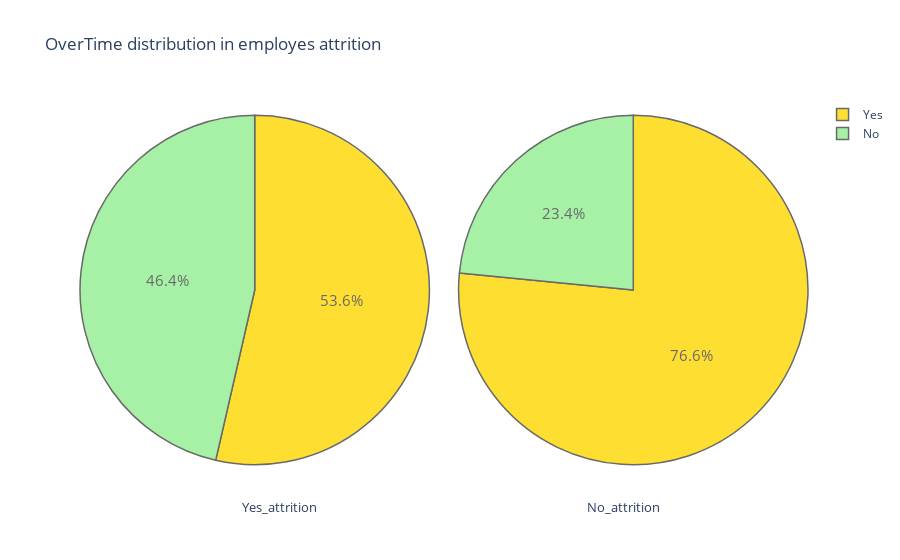
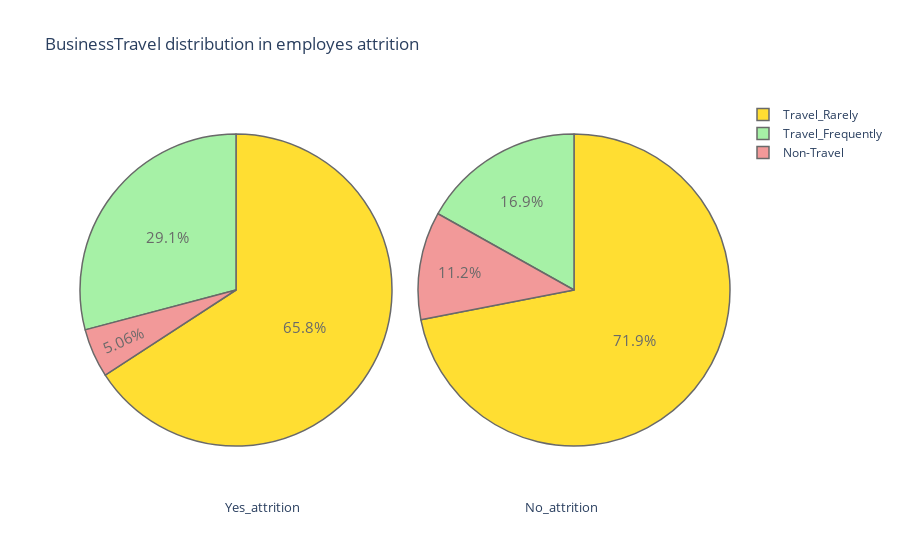
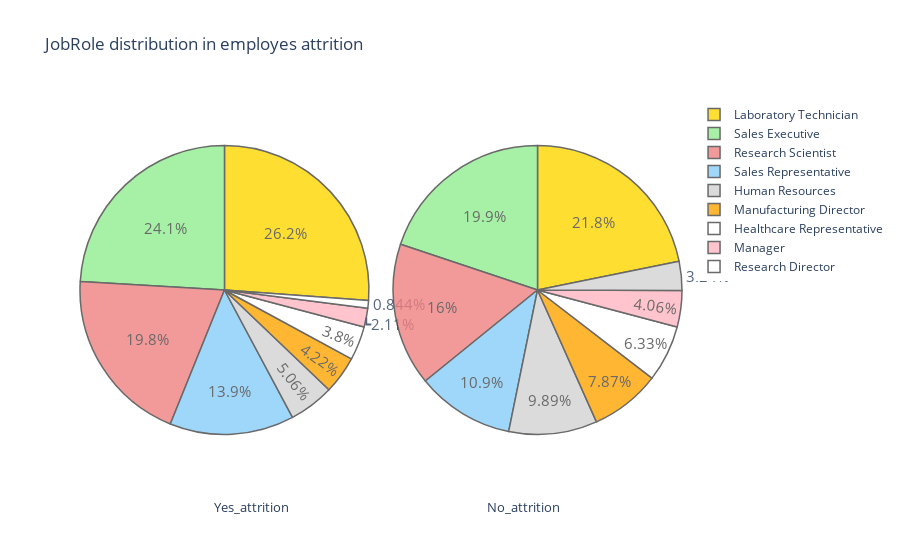
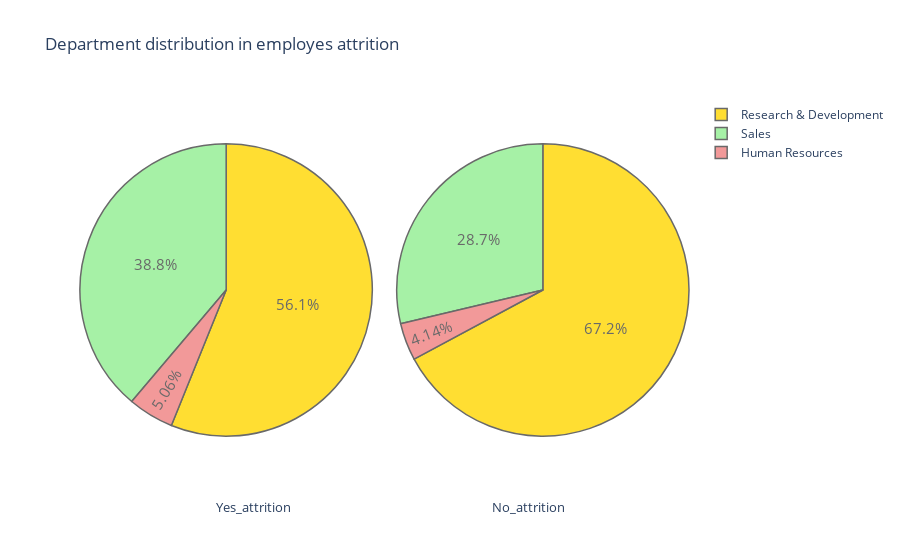

These figures' notebook cell, in order:
### Code cell
plot_pie('OverTime')
plot_pie('BusinessTravel')
plot_pie('JobRole')
plot_pie('Department') 
plot_pie('MaritalStatus') 
plot_pie('EducationField') 
plot_pie('Education') 
plot_pie('EnvironmentSatisfaction')
plot_pie('JobInvolvement')
plot_pie('JobLevel')
plot_pie('JobSatisfaction')
plot_pie('PerformanceRating')
plot_pie('RelationshipSatisfaction')
plot_pie('StockOptionLevel')
plot_pie('WorkLifeBalance')

### Figure 1 — Plotly figure (JSON) as saved in the notebook; plotly's stock layout.template omitted (floating-point values rounded to 4 significant figures)
{"data": [{"domain": {"x": [0, 0.48]}, "hoverinfo": "label+percent+name", "labels": ["Yes", "No"], "marker": {"colors": ["gold", "lightgreen", "lightcoral", "lightskyblue", "lightgrey", "orange", "white", "lightpink"], "line": {"width": 1.5}}, "name": "attrition employes", "opacity": 0.8, "textfont": {"size": 15}, "type": "pie", "values": [127, 110]}, {"domain": {"x": [0.52, 1]}, "hoverinfo": "label+percent+name", "labels": ["No", "Yes"], "marker": {"colors": ["gold", "lightgreen", "lightcoral", "lightskyblue", "lightgrey", "orange", "white", "lightpink"], "line": {"width": 1.5}}, "name": "Non attrition employes", "opacity": 0.8, "textfont": {"size": 15}, "type": "pie", "values": [944, 289]}], "layout": {"annotations": [{"font": {"size": 13}, "showarrow": false, "text": "Yes_attrition", "x": 0.22, "y": -0.1}, {"font": {"size": 13}, "showarrow": false, "text": "No_attrition", "x": 0.8, "y": -0.1}], "title": {"text": "OverTime distribution in employes attrition "}}}

### Figure 2 — Plotly figure (JSON) as saved in the notebook; plotly's stock layout.template omitted (floating-point values rounded to 4 significant figures)
{"data": [{"domain": {"x": [0, 0.48]}, "hoverinfo": "label+percent+name", "labels": ["Travel_Rarely", "Travel_Frequently", "Non-Travel"], "marker": {"colors": ["gold", "lightgreen", "lightcoral", "lightskyblue", "lightgrey", "orange", "white", "lightpink"], "line": {"width": 1.5}}, "name": "attrition employes", "opacity": 0.8, "textfont": {"size": 15}, "type": "pie", "values": [156, 69, 12]}, {"domain": {"x": [0.52, 1]}, "hoverinfo": "label+percent+name", "labels": ["Travel_Rarely", "Travel_Frequently", "Non-Travel"], "marker": {"colors": ["gold", "lightgreen", "lightcoral", "lightskyblue", "lightgrey", "orange", "white", "lightpink"], "line": {"width": 1.5}}, "name": "Non attrition employes", "opacity": 0.8, "textfont": {"size": 15}, "type": "pie", "values": [887, 208, 138]}], "layout": {"annotations": [{"font": {"size": 13}, "showarrow": false, "text": "Yes_attrition", "x": 0.22, "y": -0.1}, {"font": {"size": 13}, "showarrow": false, "text": "No_attrition", "x": 0.8, "y": -0.1}], "title": {"text": "BusinessTravel distribution in employes attrition "}}}

### Figure 3 — Plotly figure (JSON) as saved in the notebook; plotly's stock layout.template omitted (floating-point values rounded to 4 significant figures)
{"data": [{"domain": {"x": [0, 0.48]}, "hoverinfo": "label+percent+name", "labels": ["Laboratory Technician", "Sales Executive", "Research Scientist", "Sales Representative", "Human Resources", "Manufacturing Director", "Healthcare Representative", "Manager", "Research Director"], "marker": {"colors": ["gold", "lightgreen", "lightcoral", "lightskyblue", "lightgrey", "orange", "white", "lightpink"], "line": {"width": 1.5}}, "name": "attrition employes", "opacity": 0.8, "textfont": {"size": 15}, "type": "pie", "values": [62, 57, 47, 33, 12, 10, 9, 5, 2]}, {"domain": {"x": [0.52, 1]}, "hoverinfo": "label+percent+name", "labels": ["Sales Executive", "Research Scientist", "Laboratory Technician", "Manufacturing Director", "Healthcare Representative", "Manager", "Research Director", "Sales Representative", "Human Resources"], "marker": {"colors": ["gold", "lightgreen", "lightcoral", "lightskyblue", "lightgrey", "orange", "white", "lightpink"], "line": {"width": 1.5}}, "name": "Non attrition employes", "opacity": 0.8, "textfont": {"size": 15}, "type": "pie", "values": [269, 245, 197, 135, 122, 97, 78, 50, 40]}], "layout": {"annotations": [{"font": {"size": 13}, "showarrow": false, "text": "Yes_attrition", "x": 0.22, "y": -0.1}, {"font": {"size": 13}, "showarrow": false, "text": "No_attrition", "x": 0.8, "y": -0.1}], "title": {"text": "JobRole distribution in employes attrition "}}}

### Figure 4 — Plotly figure (JSON) as saved in the notebook; plotly's stock layout.template omitted (floating-point values rounded to 4 significant figures)
{"data": [{"domain": {"x": [0, 0.48]}, "hoverinfo": "label+percent+name", "labels": ["Research & Development", "Sales", "Human Resources"], "marker": {"colors": ["gold", "lightgreen", "lightcoral", "lightskyblue", "lightgrey", "orange", "white", "lightpink"], "line": {"width": 1.5}}, "name": "attrition employes", "opacity": 0.8, "textfont": {"size": 15}, "type": "pie", "values": [133, 92, 12]}, {"domain": {"x": [0.52, 1]}, "hoverinfo": "label+percent+name", "labels": ["Research & Development", "Sales", "Human Resources"], "marker": {"colors": ["gold", "lightgreen", "lightcoral", "lightskyblue", "lightgrey", "orange", "white", "lightpink"], "line": {"width": 1.5}}, "name": "Non attrition employes", "opacity": 0.8, "textfont": {"size": 15}, "type": "pie", "values": [828, 354, 51]}], "layout": {"annotations": [{"font": {"size": 13}, "showarrow": false, "text": "Yes_attrition", "x": 0.22, "y": -0.1}, {"font": {"size": 13}, "showarrow": false, "text": "No_attrition", "x": 0.8, "y": -0.1}], "title": {"text": "Department distribution in employes attrition "}}}
